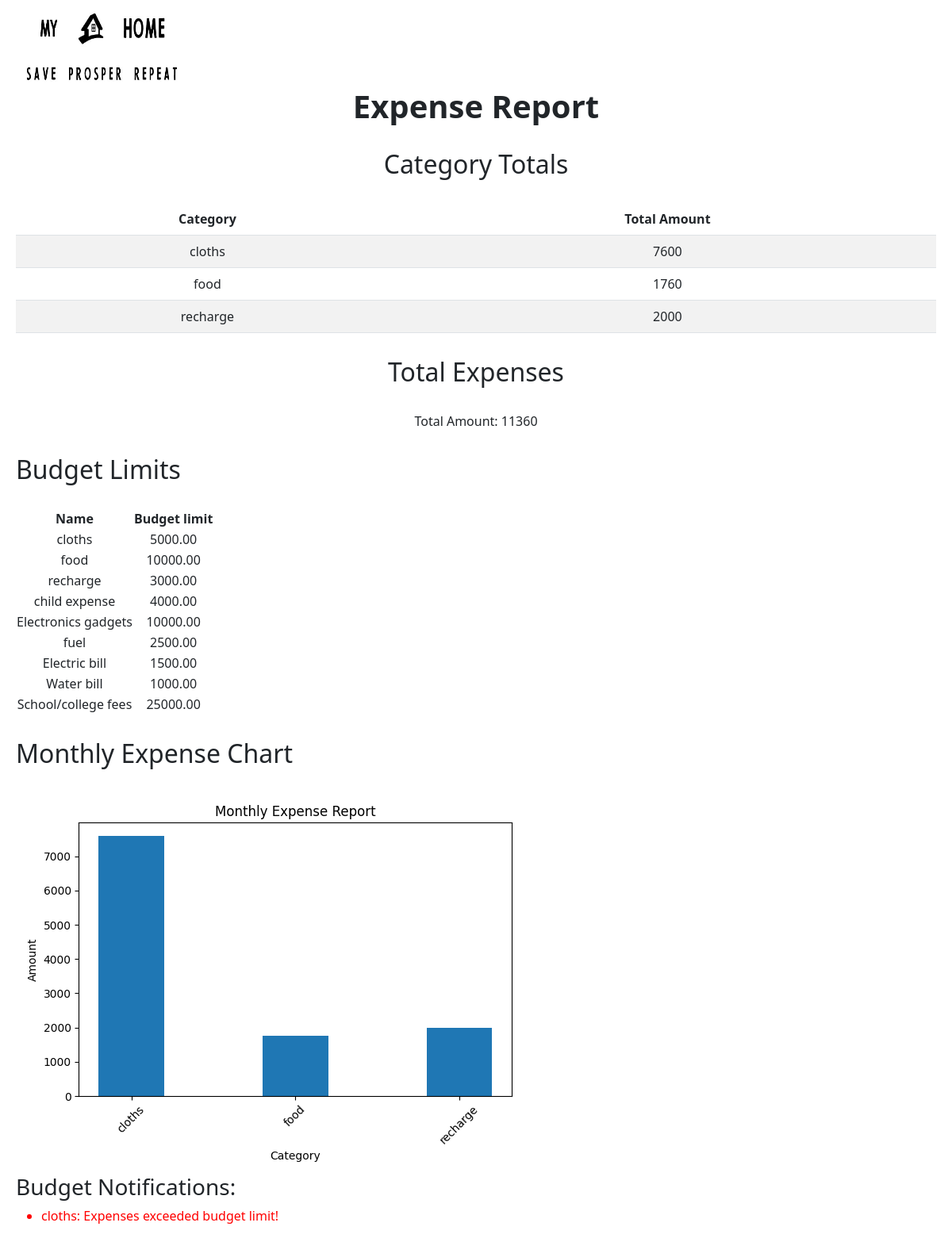
The page /report/ on the database its author committed.
### app_name/models.py (models this page shows, shortened)
class ExpenseCategory(models.Model):
    name = models.CharField(max_length=50, unique=True)
    budget_limit = models.DecimalField(max_digits=10, decimal_places=2, null=True)

### app_name/views.py (the view)
# urls.py: path('report/', views.expense_report, name='expense_report'),
def expense_report(request):
    category_totals = Expense.objects.values('category__name').annotate(total_amount=Sum('amount'))
    total_expenses = Expense.objects.aggregate(total=Sum('amount'))
    categories = [category_total['category__name'] for category_total in category_totals]
    amounts = [category_total['total_amount'] for category_total in category_totals]
    bar_width = 0.4
    gap_width = 0.6
    total_width = bar_width + gap_width
    bar_positions = [i * total_width for i in range(len(categories))]
    plt.bar(categories, amounts,width=bar_width)
    plt.xlabel('Category')
    plt.ylabel('Amount')
    plt.title('Monthly Expense Report')
    plt.xticks(bar_positions,categories,rotation=45)
    plt.tight_layout()
    buffer = io.BytesIO()
    plt.savefig(buffer, format='png')
    buffer.seek(0)
    chart_image = base64.b64encode(buffer.getvalue()).decode('utf-8')
    buffer.close()
    categories = ExpenseCategory.objects.all()
    budget_notifications = check_budget_notifications()
    return render(request, 'expense_report.html', {
        'category_totals': category_totals,
        'total_expenses': total_expenses['total'],
        'chart_image': chart_image,
        'categories': categories,
        'budget_notifications': budget_notifications,
    })

### app_name/views.py (called while the page is built)
def check_budget_notifications():
    categories_exceeded_limit = []
    categories = ExpenseCategory.objects.all()
    for category in categories:
        total_expenses = Expense.objects.filter(category=category).aggregate(total=Sum('amount'))['total']
        if total_expenses and total_expenses > category.budget_limit:
            categories_exceeded_limit.append(category)
    return categories_exceeded_limit

### templates/expense_report.html (shortened to what this page needs)
{% load static %}
{% include 'header.html' %}
<!DOCTYPE html>
<html>
<head>
    <link href="https://cdn.jsdelivr.net/npm/bootstrap@5.2.3/dist/css/bootstrap.min.css" rel="stylesheet">
    <link rel="stylesheet" type="text/css" href="{% static 'expense_report.css' %}">
</head>
<body>
    <h1>Expense Report</h1>
    <h2>Category Totals</h2>
    <table class='table table-striped'>
        <thead>
            <tr>
                <th>Category</th>
                <th>Total Amount</th>
            </tr>
        </thead>
        <tbody>
            {% for category_total in category_totals %}
            <tr>
                <td>{{ category_total.category__name  }}</td>
                <td>{{ category_total.total_amount }}</td>
            </tr>
            {% endfor %}
        </tbody>
    </table>
    <h2>Total Expenses</h2>
    <p>Total Amount: <span class="{% if total_expenses > 50000 %}red-text{% endif %}">{{ total_expenses }}</span></p>
    <h2 style="text-align: left;">Budget Limits</h2>
    <div style="text-align: center;">
        <table style="text-align: center;">
            <thead>
                <th>Name</th>
                <th>Budget limit</th>
            </thead>
            <tbody>
                {% for category in categories %}
                <tr>
                    <td>{{ category.name }}</td>
                    <td>{{ category.budget_limit }}</td>
                </tr>
            {% endfor %}
            </tbody>
    </table>
    </div>
    {% if chart_image %}
    <h2 style="text-align:left;">Monthly Expense Chart</h2>
    <img alt="Expense Chart">
    {% endif %}
    {% if budget_notifications %}
    <div class="budget-notifications">
        <h3>Budget Notifications:</h3>
        <ul>
            {% for category in budget_notifications %}
                <li style="color: red;">{{ category.name }}: Expenses exceeded budget limit!</li>
            {% endfor %}
        </ul>
    </div>
{% endif %}
</body>
</html>

### templates/header.html (shortened to what this page needs)
{% load static %}
<!DOCTYPE html>
<html lang="en">
<head>
</head>
<body>
    <header>
        <img
         style="height:100px;width:200px;margin-left: 10px;margin-top: 10px;"
        src="{% static 'images/logo-expense-tracker.jpg' %}" alt=" Image here">
    </header>
</body>
</html>

### static/expense_report.css (style rules this page uses)
h1 { text-align: center; margin-bottom: 20px; font-weight: 600; }
h2 { text-align: center; margin-bottom: 30px; margin-top: 30px; }
body { margin-left: 20px; margin-right: 20px; }
p { text-align: center; justify-content: center; font-weight: 500; }
table { text-align: center; justify-content: center; }

### rows shown on the page
ExpenseCategory: name "cloths", budget_limit "5000.00"
ExpenseCategory: name "food", budget_limit "10000.00"
ExpenseCategory: name "recharge", budget_limit "3000.00"
ExpenseCategory: name "child expense", budget_limit "4000.00"
ExpenseCategory: name "Electronics gadgets", budget_limit "10000.00"
ExpenseCategory: name "fuel", budget_limit "2500.00"
ExpenseCategory: name "Electric bill", budget_limit "1500.00"
ExpenseCategory: name "Water bill", budget_limit "1000.00"
ExpenseCategory: name "School/college fees", budget_limit "25000.00"

### other values the page prints
{{ category_total.category__name }} "cloths" "food" "recharge"
{{ category_total.total_amount }} "7600" "1760" "2000"
{{ total_expenses }} "11360"
